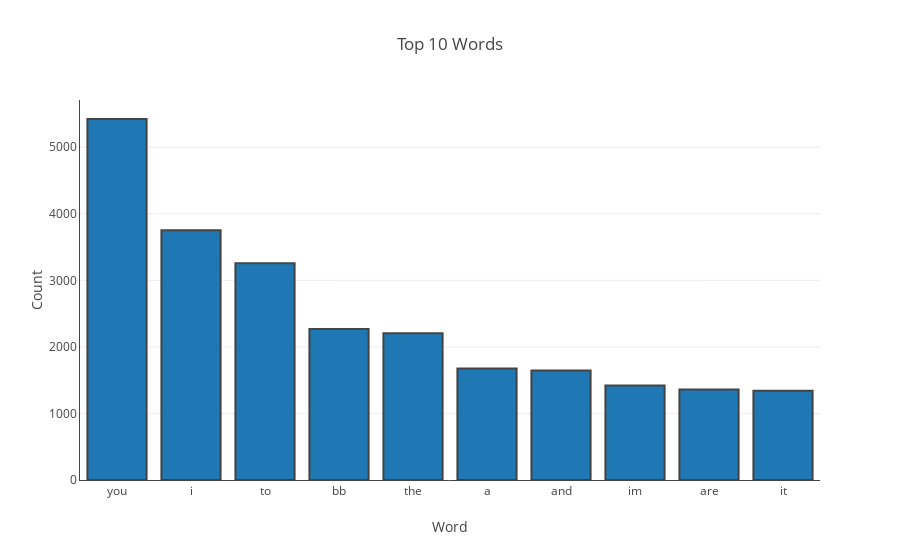

The notebook cell this image was saved under:
### Code cell
exclude = set(string.punctuation)
def remove_punctuation(x):
    '''
    function to remove punctuation from a string
    x: any string
    '''
    try:
        x = x.translate(str.maketrans("", "", string.punctuation))
    except:
        pass
    return x
    
# remove attachment/picture messages, and null message values
word_count_df = chat_df[chat_df['has_attachment'] != 1] 
word_count_df = word_count_df[word_count_df['message'].isnull() != True]
word_count_df = word_count_df['message'].to_frame()

# remove punctuation and backwards apostrophe
word_count_df['message'] = word_count_df['message'].apply(lambda x: remove_punctuation(x)) 
word_count_df['message'] = word_count_df['message'].str.replace(r"’", '') 

# lower case all messages and split words on spaces 
word_count_df['message'] = word_count_df['message'].str.lower().str.split(' ')

# flatten nested list to create list of every word 
message_list = [word for sublist in word_count_df.message.tolist() for word in sublist]

# count most used words
words_count = {}
for word in message_list:
    if word in words_count:
        words_count[word] += 1
    else:
        words_count[word] = 1
        
# create list of tuples and sort words by highiest count
words_count = sorted(words_count.items(), key = lambda x: x[1], reverse = True)

# get counts of every word into a dataframe
word_count_df = pd.DataFrame(amount_words, columns = ['word', 'count'])

# remove blank values from word column (i.e. space or empty messages)
word_count_df = word_count_df[word_count_df['word'] != '']

# bar chart for top 10 words sent between us
def plot_bar(labels, values, xaxis, yaxis):
    trace = go.Bar(
        x = labels,
        y = values,
        marker = dict(
            line = dict(
                color = '#00000)',
                width = 2,
            )
        ),
    )
    data = [trace]
    layout = go.Layout(
        title = 'Top 10 Words',
        xaxis = dict(
            title=xaxis,
            autorange = True,
            showgrid = False,
            zeroline = False,
            showline = True,
            autotick = False,
            ticks = labels,
            showticklabels = True
        ),
        yaxis = dict(
            title=yaxis,
            autorange = True,
            showgrid = True,
            zeroline = False,
            showline = True,
            autotick = True,
            ticks = '',
            showticklabels = True
        )
    )
    fig = go.Figure(data = data, layout = layout)
    iplot(fig, config = {'displayModeBar': False, 'showLink': False})
    
# only chart top 10
word_count_df = word_count_df.head(10)
labels = word_count_df['word'].values.tolist()
values = word_count_df['count'].values.tolist()
plot_bar(labels, values, "Word", "Count")

### Figure 1 — Plotly figure (JSON) as saved in the notebook; plotly's stock layout.template omitted (floating-point values rounded to 4 significant figures)
{"data": [{"marker": {"line": {"color": "#00000)", "width": 2}}, "type": "bar", "x": ["you", "i", "to", "bb", "the", "a", "and", "im", "are", "it"], "y": [5424, 3754, 3255, 2270, 2204, 1674, 1646, 1418, 1358, 1342]}], "layout": {"title": "Top 10 Words", "xaxis": {"autorange": true, "autotick": false, "showgrid": false, "showline": true, "showticklabels": true, "ticks": ["you", "i", "to", "bb", "the", "a", "and", "im", "are", "it"], "title": "Word", "zeroline": false}, "yaxis": {"autorange": true, "autotick": true, "showgrid": true, "showline": true, "showticklabels": true, "ticks": "", "title": "Count", "zeroline": false}}}
